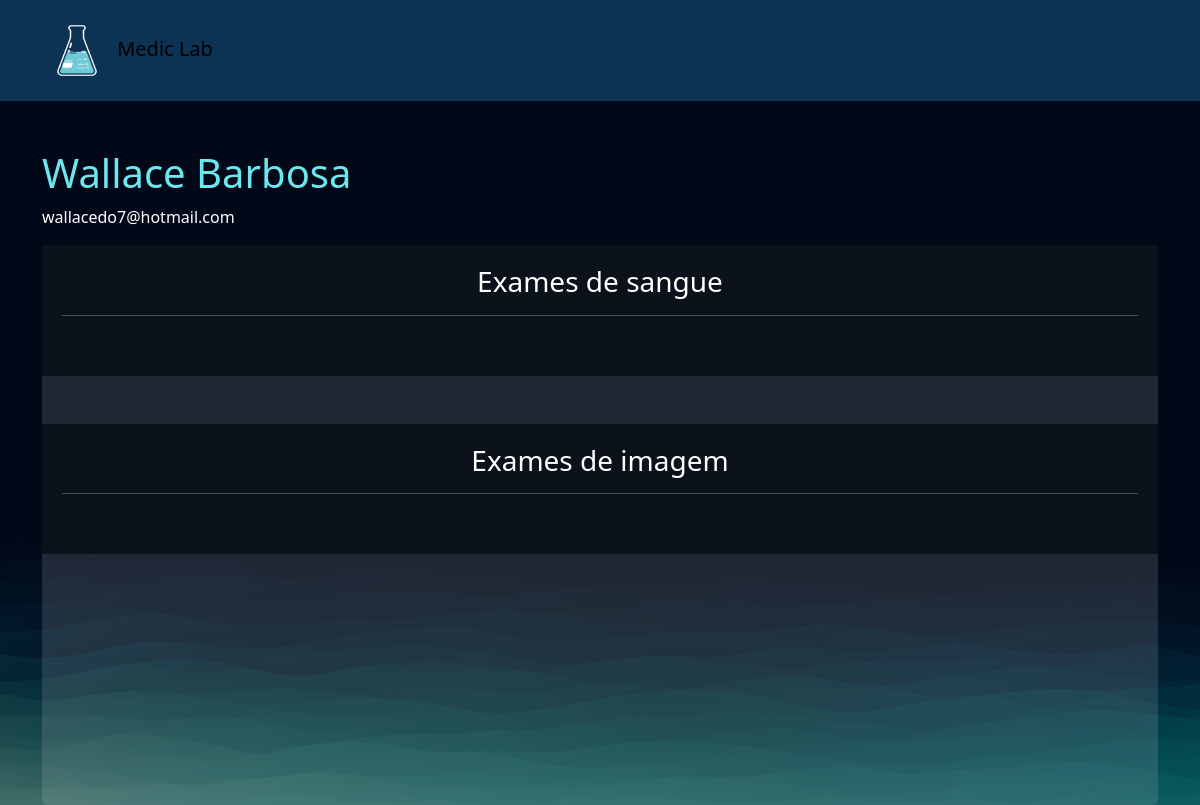
Before: /empresarial/cliente/3 (signed in) with the older database file.
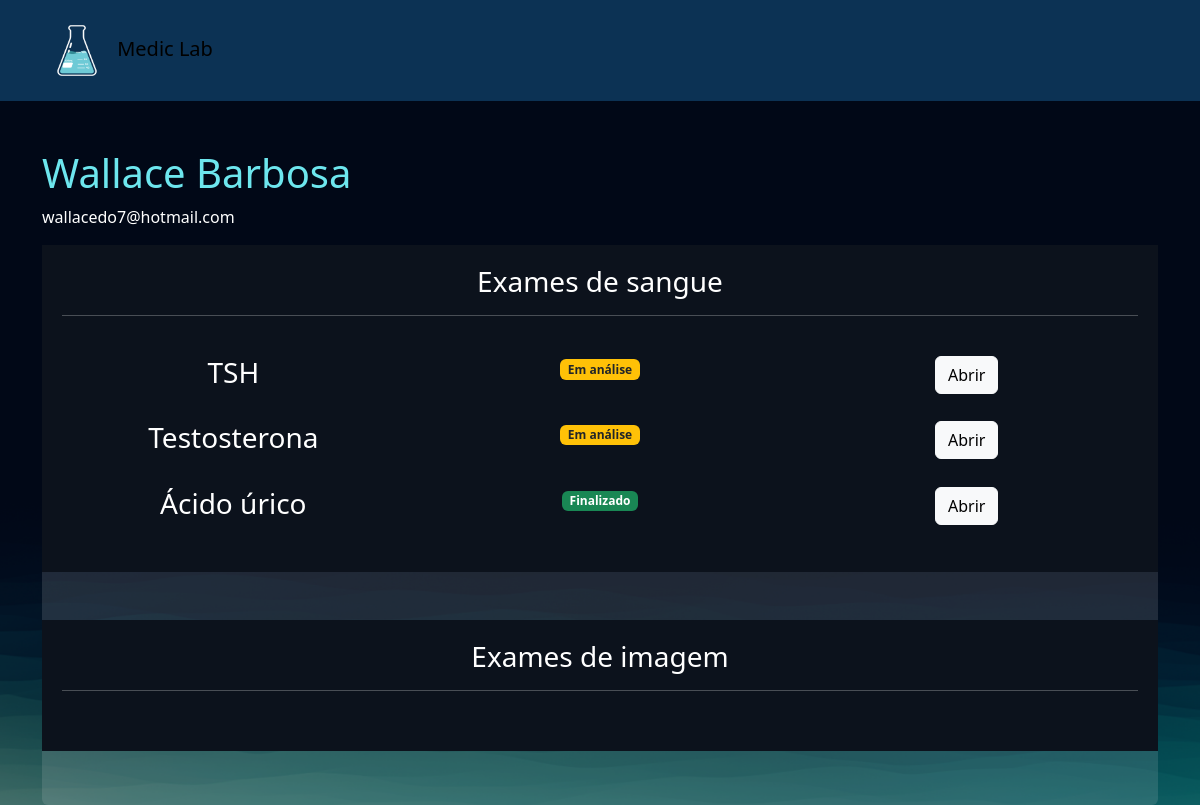
After: the same page with the newer database file.
### exames/models.py (models this page shows, shortened)
class SolicitacaoExame(models.Model):
    choice_status = (
    ('E', 'Em análise'),
    ('F', 'Finalizado')
    )
    usuario = models.ForeignKey(User, on_delete=models.DO_NOTHING) #ForeignKey -> chave estangeira
    exame = models.ForeignKey(TiposExames, on_delete=models.DO_NOTHING)
    status = models.CharField(max_length=2, choices=choice_status)
    resultado = models.FileField(upload_to="resultados", null=True, blank=True) #FileField -> recebendo arquivo
    requer_senha = models.BooleanField(default=False)
    senha = models.CharField(max_length=6, null=True, blank=True)
    def badge_template(self):
        if self.status == 'E':
            classes_css = 'bg-warning text-dark'
            texto = "Em análise"
        elif self.status == 'F':
            classes_css = 'bg-success'
            texto = "Finalizado"
        return mark_safe(f"<span class='badge bg-primary {classes_css}'>{texto}</span>")

class TiposExames(models.Model):
    nome = models.CharField(max_length=50)
    tipos_choices = (
        ('I', 'Exame de Imagem'),
        ('S', 'Exame de Sangue')
    )
    tipo = models.CharField(max_length=1, choices=tipos_choices) #Passando "tipos_coices"
    preco = models.FloatField()
    disponivel = models.BooleanField(default=True)
    horario_inicial = models.TimeField(auto_now=False, auto_now_add=False)
    horario_final = models.TimeField(auto_now=False, auto_now_add=False)

### empresarial/views.py (the view)
# urls.py: path('cliente/<int:cliente_id>', views.cliente, name="cliente"),
@staff_member_required
def cliente(request, cliente_id):
    cliente = User.objects.get(id=cliente_id)
    exames = SolicitacaoExame.objects.filter(usuario=cliente)
    return render(request, 'cliente.html', {'cliente': cliente, 'exames': exames})

### empresarial/templates/cliente.html (shortened to what this page needs)
{% extends "bases/base.html" %}
{% load static %}
{% block 'head' %}
    <link href="{% static 'exames/css/style.css' %}" rel="stylesheet">
    <link href="{% static 'exames/css/gerenciar_pedidos.css' %}" rel="stylesheet">
    <link href="{% static 'exames/css/gerenciar_exames.css' %}" rel="stylesheet">
{% endblock 'head' %}
{% block 'conteudo' %}
    <br>
    <br>
    <div class="container">
        <h3 class="font-destaque">{{cliente.get_full_name}}</h3>
        <p>{{cliente.email}}</p>
        <div class="card card-view">
            <div class="sub-card">
                <h3>Exames de sangue</h3>
                <hr>
                <br>
                {% for exame in exames  %}
                    {% if  exame.exame.tipo == 'S'%}
                        <div class="row">
                            <div class="col-md"><h3>{{exame.exame.nome}}</h3></div>
                            <div class="col-md">{{exame.badge_template}}</div>
                            <div class="col-md">
                                <a href="{% url 'exame_cliente' exame.id %}" class="btn btn-light">Abrir</a>
                            </div>
                        </div>
                        <br>
                    {% endif %}
                {% endfor %}
            </div>
            <br>
            <br>
            <div class="sub-card">
                <h3>Exames de imagem</h3>
                <hr>
                <br>
            </div>
        </div>
    </div>
{% endblock 'conteudo' %}

Changed rows visible on the page:
now on this page (row edited): SolicitacaoExame: exame.nome "TSH", badge_template "Em análise"
now on this page (row edited): SolicitacaoExame: exame.nome "Testosterona", badge_template "Em análise"
added SolicitacaoExame: exame.nome "Ácido úrico", badge_template "Finalizado"
